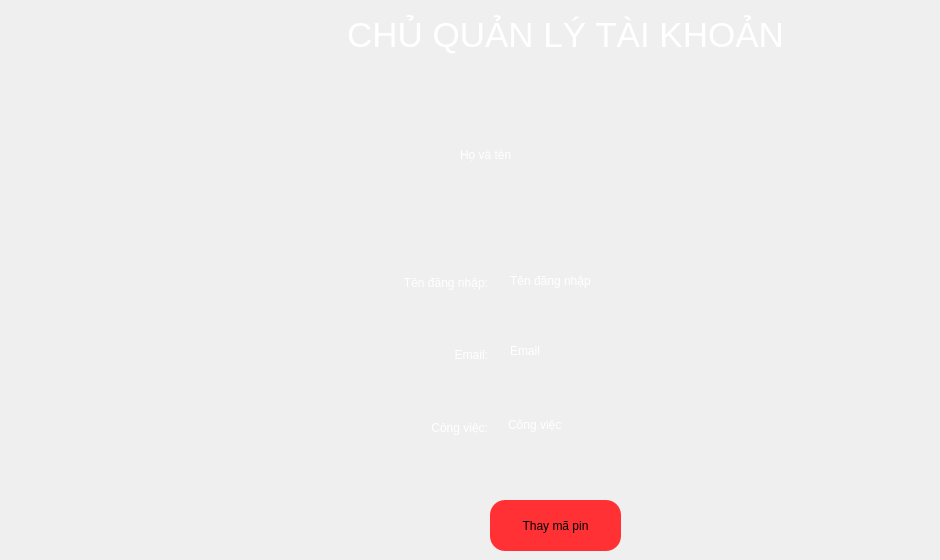
   <widget class="QWidget" name="page_NguoiDung">
    <widget class="QLabel" name="label_Topic_P6">
     <property name="geometry">
      <rect>
       <x>300</x>
       <y>10</y>
       <width>531</width>
       <height>51</height>
      </rect>
     </property>
     <property name="text">
      <string>&lt;html&gt;&lt;head/&gt;&lt;body&gt;&lt;p align=&quot;center&quot;&gt;&lt;span style=&quot; font-size:26pt; color:#ffffff;&quot;&gt;CHỦ QUẢN LÝ TÀI KHOẢN&lt;/span&gt;&lt;/p&gt;&lt;/body&gt;&lt;/html&gt;</string>
     </property>
    </widget>
    <widget class="QLabel" name="label_avatar_P6">
     <property name="geometry">
      <rect>
       <x>380</x>
       <y>120</y>
       <width>71</width>
       <height>71</height>
      </rect>
     </property>
     <property name="styleSheet">
      <string notr="true">background-image: url(:/Images/Pictures/User_Avatar_.png);</string>
     </property>
     <property name="text">
      <string/>
     </property>
    </widget>
    <widget class="QLabel" name="label_HoVaTen_page6">
     <property name="geometry">
      <rect>
       <x>460</x>
       <y>130</y>
       <width>341</width>
       <height>51</height>
      </rect>
     </property>
     <property name="styleSheet">
      <string notr="true">font: 75 24pt &quot;Segoe UI&quot;;
color: rgb(255, 255, 255);</string>
     </property>
     <property name="text">
      <string>&lt;html&gt;&lt;head/&gt;&lt;body&gt;&lt;p align=&quot;justify&quot;&gt;Họ và tên&lt;/p&gt;&lt;/body&gt;&lt;/html&gt;</string>
     </property>
    </widget>
    <widget class="QLabel" name="label_TenDangNhap_page6_2">
     <property name="geometry">
      <rect>
       <x>510</x>
       <y>250</y>
       <width>421</width>
       <height>61</height>
      </rect>
     </property>
     <property name="styleSheet">
      <string notr="true">font: 75 24pt &quot;Segoe UI&quot;;
color: rgb(255, 255, 255);</string>
     </property>
     <property name="text">
      <string>Tên đăng nhập</string>
     </property>
    </widget>
    <widget class="QLabel" name="label_Email_page6_2">
     <property name="geometry">
      <rect>
       <x>510</x>
       <y>310</y>
       <width>401</width>
       <height>81</height>
      </rect>
     </property>
     <property name="styleSheet">
      <string notr="true">font: 75 24pt &quot;Segoe UI&quot;;
color: rgb(255, 255, 255);</string>
     </property>
     <property name="text">
      <string>Email</string>
     </property>
    </widget>
    <widget class="QLabel" name="label_CongViec_page6_2">
     <property name="geometry">
      <rect>
       <x>508</x>
       <y>390</y>
       <width>191</width>
       <height>69</height>
      </rect>
     </property>
     <property name="styleSheet">
      <string notr="true">font: 75 24pt &quot;Segoe UI&quot;;
color: rgb(255, 255, 255);</string>
     </property>
     <property name="text">
      <string>Công việc</string>
     </property>
    </widget>
    <widget class="QPushButton" name="pushButton_ThayMaPin">
     <property name="geometry">
      <rect>
       <x>490</x>
       <y>500</y>
       <width>131</width>
       <height>51</height>
      </rect>
     </property>
     <property name="styleSheet">
      <string notr="true">border-radius: 15px;
color: rgb(0, 0, 0);
background-color: rgb(255, 49, 52);
font: 75 15pt &quot;MS Shell Dlg 2&quot;;</string>
     </property>
     <property name="text">
      <string>Thay mã pin</string>
     </property>
    </widget>
    <widget class="QWidget" name="layoutWidget">
     <property name="geometry">
      <rect>
       <x>247</x>
       <y>250</y>
       <width>241</width>
       <height>211</height>
      </rect>
     </property>
     <layout class="QVBoxLayout" name="verticalLayout_P6">
      <item>
       <widget class="QLabel" name="label_TenDangNhap_page6_1">
        <property name="styleSheet">
         <string notr="true">font: 75 24pt &quot;Segoe UI&quot;;
color: rgb(255, 255, 255);</string>
        </property>
        <property name="text">
         <string>&lt;html&gt;&lt;head/&gt;&lt;body&gt;&lt;p align=&quot;right&quot;&gt;Tên đăng nhập:&lt;/p&gt;&lt;/body&gt;&lt;/html&gt;</string>
        </property>
       </widget>
      </item>
      <item>
       <widget class="QLabel" name="label_Email_page6_1">
        <property name="styleSheet">
         <string notr="true">font: 75 24pt &quot;Segoe UI&quot;;
color: rgb(255, 255, 255);</string>
        </property>
        <property name="text">
         <string>&lt;html&gt;&lt;head/&gt;&lt;body&gt;&lt;p align=&quot;right&quot;&gt;Email:&lt;/p&gt;&lt;/body&gt;&lt;/html&gt;</string>
        </property>
       </widget>
      </item>
      <item>
       <widget class="QLabel" name="label_CongViec_page6_1">
        <property name="styleSheet">
         <string notr="true">font: 75 24pt &quot;Segoe UI&quot;;
color: rgb(255, 255, 255);</string>
        </property>
        <property name="text">
         <string>&lt;html&gt;&lt;head/&gt;&lt;body&gt;&lt;p align=&quot;right&quot;&gt;Công việc:&lt;/p&gt;&lt;/body&gt;&lt;/html&gt;</string>
        </property>
       </widget>
      </item>
     </layout>
    </widget>
   </widget>
